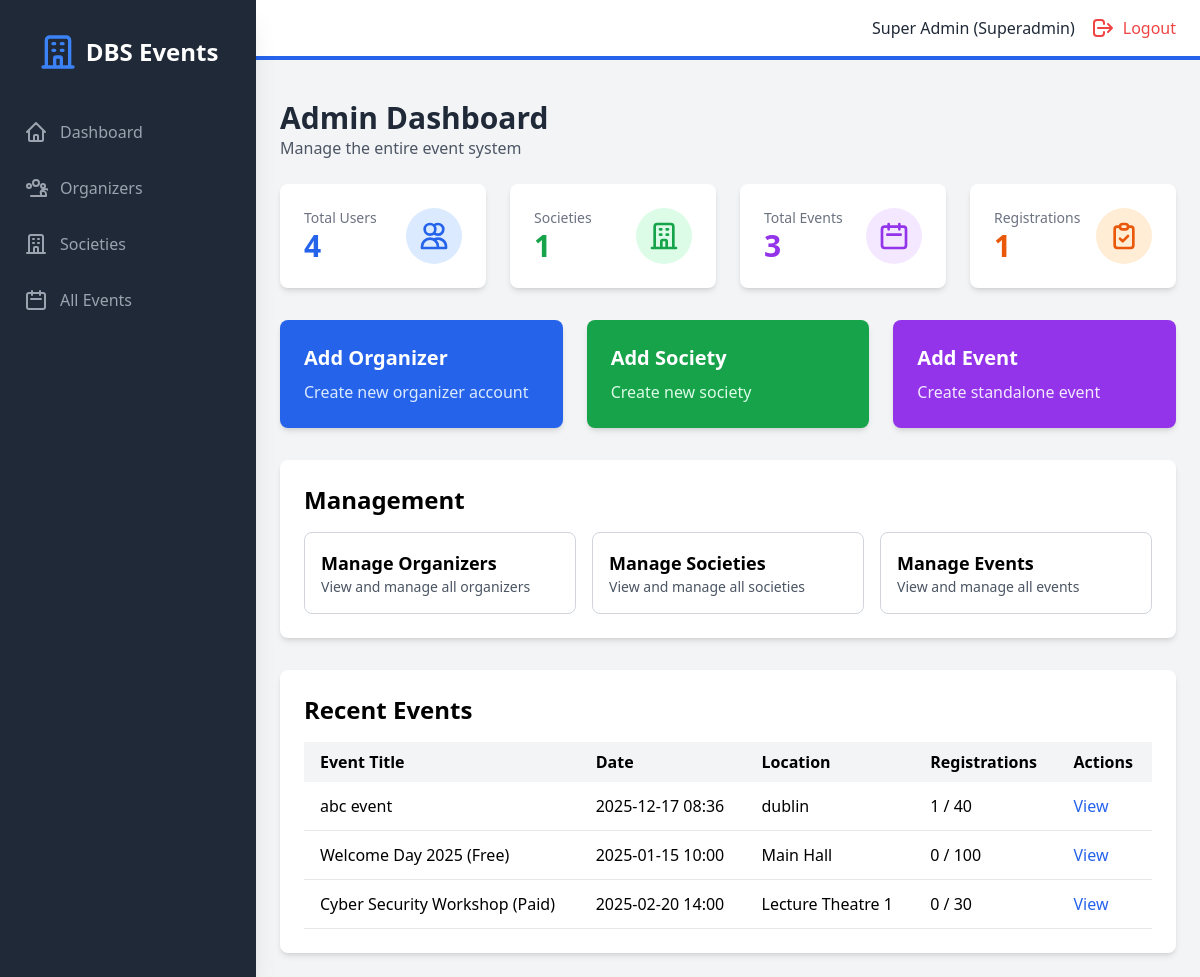
The app's page /admin/dashboard (signed in), older data.
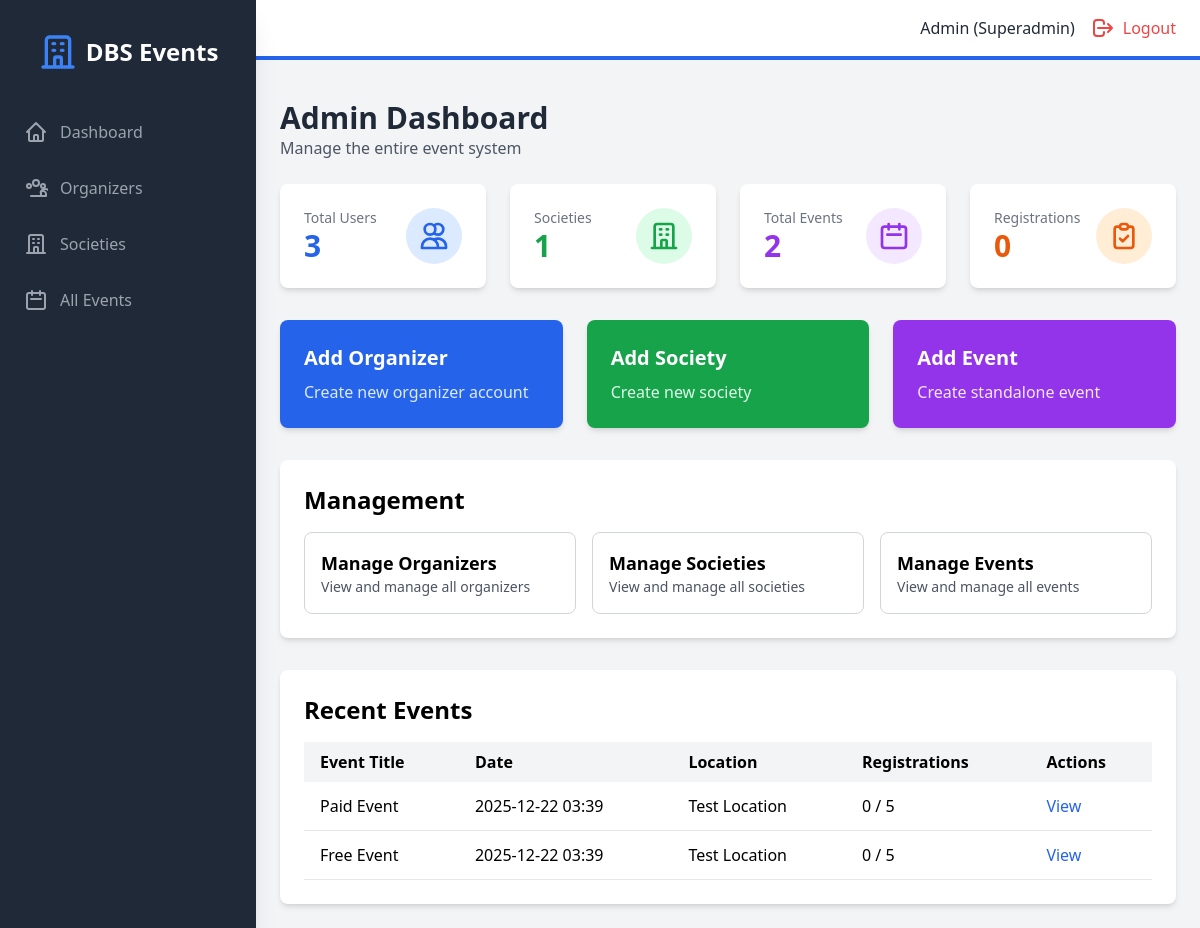
The same page, newer data.
### models.py (models this page shows, shortened)
class User(UserMixin, db.Model):
    id = db.Column(db.Integer, primary_key=True)
    email = db.Column(db.String(120), unique=True, nullable=False)
    password_hash = db.Column(db.String(200), nullable=False)
    name = db.Column(db.String(100), nullable=False)
    role = db.Column(db.String(20), nullable=False)  # superadmin, organizer, student
    created_at = db.Column(db.DateTime, default=datetime.utcnow)
    societies = db.relationship('Society', backref='head', lazy=True)
    events_created = db.relationship('Event', backref='creator', lazy=True)
    registrations = db.relationship('Registration', backref='student', lazy=True)

class Event(db.Model):
    id = db.Column(db.Integer, primary_key=True)
    title = db.Column(db.String(200), nullable=False)
    description = db.Column(db.Text, nullable=True)
    event_date = db.Column(db.DateTime, nullable=False)
    location = db.Column(db.String(200), nullable=False)
    capacity = db.Column(db.Integer, nullable=False)
    is_paid = db.Column(db.Boolean, default=False)
    cost = db.Column(db.Float, default=0.0)
    society_id = db.Column(db.Integer, db.ForeignKey('society.id'), nullable=True)
    created_by = db.Column(db.Integer, db.ForeignKey('user.id'), nullable=False)
    created_at = db.Column(db.DateTime, default=datetime.utcnow)
    registrations = db.relationship('Registration', backref='event', lazy=True, cascade='all, delete-orphan')
    def get_registered_count(self):
        return len(self.registrations)

### backend/routes/admin.py (the view)
@admin_bp.route("/admin/dashboard", endpoint="admin_dashboard")
@admin_required
def admin_dashboard():
    total_users = User.query.count()
    total_societies = Society.query.count()
    total_events = Event.query.count()
    total_registrations = Registration.query.count()
    recent_events = Event.query.order_by(Event.created_at.desc()).limit(5).all()
    return render_template(
        "admin/dashboard.html",
        total_users=total_users,
        total_societies=total_societies,
        total_events=total_events,
        total_registrations=total_registrations,
        recent_events=recent_events,
    )

### backend/main.py (called while the page is built)
@login_manager.user_loader
def load_user(user_id):
    return User.query.get(int(user_id))

### frontend/templates/admin/dashboard.html (shortened to what the changed rows need)
{% extends "base.html" %}
{% block auth_content %}
<div class="mb-6">
    <h1 class="text-3xl font-bold text-gray-800">Admin Dashboard</h1>
    <p class="text-gray-600">Manage the entire event system</p>
</div>
<div class="grid grid-cols-1 md:grid-cols-4 gap-6 mb-8">
    <div class="bg-white rounded-lg shadow-md p-6">
        <div class="flex items-center justify-between">
            <div>
                <p class="text-gray-500 text-sm">Total Users</p>
                <p class="text-3xl font-bold text-blue-600">{{ total_users }}</p>
            </div>
            <div class="bg-blue-100 p-3 rounded-full">
                <svg class="w-8 h-8 text-blue-600" fill="none" stroke="currentColor" viewBox="0 0 24 24">
                    <path stroke-linecap="round" stroke-linejoin="round" stroke-width="2" d="M12 4.354a4 4 0 110 5.292M15 21H3v-1a6 6 0 0112 0v1zm0 0h6v-1a6 6 0 00-9-5.197M13 7a4 4 0 11-8 0 4 4 0 018 0z"></path>
                </svg>
            </div>
        </div>
    </div>
    <div class="bg-white rounded-lg shadow-md p-6">
        <div class="flex items-center justify-between">
            <div>
                <p class="text-gray-500 text-sm">Societies</p>
                <p class="text-3xl font-bold text-green-600">{{ total_societies }}</p>
            </div>
            <div class="bg-green-100 p-3 rounded-full">
                <svg class="w-8 h-8 text-green-600" fill="none" stroke="currentColor" viewBox="0 0 24 24">
                    <path stroke-linecap="round" stroke-linejoin="round" stroke-width="2" d="M19 21V5a2 2 0 00-2-2H7a2 2 0 00-2 2v16m14 0h2m-2 0h-5m-9 0H3m2 0h5M9 7h1m-1 4h1m4-4h1m-1 4h1m-5 10v-5a1 1 0 011-1h2a1 1 0 011 1v5m-4 0h4"></path>
                </svg>
            </div>
        </div>
    </div>
    <div class="bg-white rounded-lg shadow-md p-6">
        <div class="flex items-center justify-between">
            <div>
                <p class="text-gray-500 text-sm">Total Events</p>
                <p class="text-3xl font-bold text-purple-600">{{ total_events }}</p>
            </div>
            <div class="bg-purple-100 p-3 rounded-full">
                <svg class="w-8 h-8 text-purple-600" fill="none" stroke="currentColor" viewBox="0 0 24 24">
                    <path stroke-linecap="round" stroke-linejoin="round" stroke-width="2" d="M8 7V3m8 4V3m-9 8h10M5 21h14a2 2 0 002-2V7a2 2 0 00-2-2H5a2 2 0 00-2 2v12a2 2 0 002 2z"></path>
                </svg>
            </div>
        </div>
    </div>
    <div class="bg-white rounded-lg shadow-md p-6">
        <div class="flex items-center justify-between">
            <div>
                <p class="text-gray-500 text-sm">Registrations</p>
                <p class="text-3xl font-bold text-orange-600">{{ total_registrations }}</p>
            </div>
            <div class="bg-orange-100 p-3 rounded-full">
                <svg class="w-8 h-8 text-orange-600" fill="none" stroke="currentColor" viewBox="0 0 24 24">
                    <path stroke-linecap="round" stroke-linejoin="round" stroke-width="2" d="M9 5H7a2 2 0 00-2 2v12a2 2 0 002 2h10a2 2 0 002-2V7a2 2 0 00-2-2h-2M9 5a2 2 0 002 2h2a2 2 0 002-2M9 5a2 2 0 012-2h2a2 2 0 012 2m-6 9l2 2 4-4"></path>
                </svg>
            </div>
        </div>
    </div>
</div>
<div class="grid grid-cols-1 md:grid-cols-3 gap-6 mb-8">
    <a href="{{ url_for('admin.admin_add_organizer') }}" class="bg-blue-600 text-white rounded-lg shadow-md p-6 hover:bg-blue-700 transition">
        <h3 class="text-xl font-bold mb-2">Add Organizer</h3>
        <p class="text-blue-100">Create new organizer account</p>
    </a>
    <a href="{{ url_for('admin.admin_add_society') }}" class="bg-green-600 text-white rounded-lg shadow-md p-6 hover:bg-green-700 transition">
        <h3 class="text-xl font-bold mb-2">Add Society</h3>
        <p class="text-green-100">Create new society</p>
    </a>
    <a href="{{ url_for('admin.admin_add_event') }}" class="bg-purple-600 text-white rounded-lg shadow-md p-6 hover:bg-purple-700 transition">
        <h3 class="text-xl font-bold mb-2">Add Event</h3>
        <p class="text-purple-100">Create standalone event</p>
    </a>
</div>
<div class="bg-white rounded-lg shadow-md p-6 mb-8">
    <h2 class="text-2xl font-bold mb-4">Management</h2>
    <div class="grid grid-cols-1 md:grid-cols-3 gap-4">
        <a href="{{ url_for('admin.admin_organizers') }}" class="border border-gray-300 rounded-lg p-4 hover:bg-gray-50 transition">
            <h3 class="font-semibold text-lg">Manage Organizers</h3>
            <p class="text-gray-600 text-sm">View and manage all organizers</p>
        </a>
        <a href="{{ url_for('admin.admin_societies') }}" class="border border-gray-300 rounded-lg p-4 hover:bg-gray-50 transition">
            <h3 class="font-semibold text-lg">Manage Societies</h3>
            <p class="text-gray-600 text-sm">View and manage all societies</p>
        </a>
        <a href="{{ url_for('admin.admin_events') }}" class="border border-gray-300 rounded-lg p-4 hover:bg-gray-50 transition">
            <h3 class="font-semibold text-lg">Manage Events</h3>
            <p class="text-gray-600 text-sm">View and manage all events</p>
        </a>
    </div>
</div>
<div class="bg-white rounded-lg shadow-md p-6">
    <h2 class="text-2xl font-bold mb-4">Recent Events</h2>
    <div class="overflow-x-auto">
        <table class="w-full">
            <thead class="bg-gray-100">
                <tr>
                    <th class="px-4 py-2 text-left">Event Title</th>
                    <th class="px-4 py-2 text-left">Date</th>
                    <th class="px-4 py-2 text-left">Location</th>
                    <th class="px-4 py-2 text-left">Registrations</th>
                    <th class="px-4 py-2 text-left">Actions</th>
                </tr>
            </thead>
            <tbody>
                {% for event in recent_events %}
                <tr class="border-b hover:bg-gray-50">
                    <td class="px-4 py-3">{{ event.title }}</td>
                    <td class="px-4 py-3">{{ event.event_date.strftime('%Y-%m-%d %H:%M') }}</td>
                    <td class="px-4 py-3">{{ event.location }}</td>
                    <td class="px-4 py-3">{{ event.get_registered_count() }} / {{ event.capacity }}</td>
                    <td class="px-4 py-3">
                        <a href="{{ url_for('registrations.view_registrations', event_id=event.id) }}" class="text-blue-600 hover:underline">View</a>
                    </td>
                </tr>
                {% endfor %}
            </tbody>
        </table>
    </div>
</div>
{% endblock %}

### frontend/templates/base.html (shortened to what the changed rows need)
<!DOCTYPE html>
<html lang="en">
<head>
    <script src="https://cdn.tailwindcss.com"></script>
    <link rel="stylesheet" href="{{ url_for('static', filename='css/style.css') }}">
</head>
<body class="bg-gray-100">
    {% if current_user.is_authenticated %}
    <div class="flex h-screen bg-gray-100">
        <div id="sidebar" class="sidebar fixed inset-y-0 left-0 z-30 w-64 bg-gray-800 overflow-y-auto transition duration-300 ease-out md:translate-x-0 md:static md:shadow-xl sidebar-closed">
            <div class="flex items-center justify-center mt-8">
                <div class="flex items-center">
                    <svg class="h-10 w-10 text-blue-500" fill="none" stroke="currentColor" viewBox="0 0 24 24">
                        <path stroke-linecap="round" stroke-linejoin="round" stroke-width="2" d="M19 21V5a2 2 0 00-2-2H7a2 2 0 00-2 2v16m14 0h2m-2 0h-5m-9 0H3m2 0h5M9 7h1m-1 4h1m4-4h1m-1 4h1m-5 10v-5a1 1 0 011-1h2a1 1 0 011 1v5m-4 0h4"></path>
                    </svg>
                    <span class="text-white text-2xl font-semibold ml-2">DBS Events</span>
                </div>
            </div>
            <nav class="mt-10">
                {% if current_user.role == 'superadmin' %}
                    <a class="flex items-center mt-4 py-2 px-6 text-gray-400 hover:bg-gray-700 hover:text-white" href="{{ url_for('admin.admin_dashboard') }}">
                        <svg class="h-6 w-6" fill="none" stroke="currentColor" viewBox="0 0 24 24"><path stroke-linecap="round" stroke-linejoin="round" stroke-width="2" d="M3 12l2-2m0 0l7-7 7 7M5 10v10a1 1 0 001 1h3m10-11l2 2m-2-2v10a1 1 0 01-1 1h-3m-6 0a1 1 0 001-1v-4a1 1 0 011-1h2a1 1 0 011 1v4a1 1 0 001 1m-6 0h6"></path></svg>
                        <span class="mx-3">Dashboard</span>
                    </a>
                    <a class="flex items-center mt-4 py-2 px-6 text-gray-400 hover:bg-gray-700 hover:text-white" href="{{ url_for('admin.admin_organizers') }}">
                        <span class="mx-3">Organizers</span>
                    </a>
                    <a class="flex items-center mt-4 py-2 px-6 text-gray-400 hover:bg-gray-700 hover:text-white" href="{{ url_for('admin.admin_societies') }}">
                        <svg class="h-6 w-6" fill="none" stroke="currentColor" viewBox="0 0 24 24"><path stroke-linecap="round" stroke-linejoin="round" stroke-width="2" d="M19 21V5a2 2 0 00-2-2H7a2 2 0 00-2 2v16m14 0h2m-2 0h-5m-9 0H3m2 0h5M9 7h1m-1 4h1m4-4h1m-1 4h1m-5 10v-5a1 1 0 011-1h2a1 1 0 011 1v5m-4 0h4"></path></svg>
                        <span class="mx-3">Societies</span>
                    </a>
                    <a class="flex items-center mt-4 py-2 px-6 text-gray-400 hover:bg-gray-700 hover:text-white" href="{{ url_for('admin.admin_events') }}">
                        <svg class="h-6 w-6" fill="none" stroke="currentColor" viewBox="0 0 24 24"><path stroke-linecap="round" stroke-linejoin="round" stroke-width="2" d="M8 7V3m8 4V3m-9 8h10M5 21h14a2 2 0 002-2V7a2 2 0 00-2-2H5a2 2 0 00-2 2v12a2 2 0 002 2z"></path></svg>
                        <span class="mx-3">All Events</span>
                    </a>
                {% endif %}
            </nav>
        </div>
        <div class="flex-1 flex flex-col overflow-hidden">
            <header class="flex justify-between items-center py-4 px-6 bg-white border-b-4 border-blue-600">
                <div class="flex items-center">
                    <span class="text-gray-800 mr-4">{{ current_user.name }} ({{ current_user.role | capitalize }})</span>
                    <a href="{{ url_for('public.logout') }}" class="flex items-center text-red-500 hover:text-red-700">
                        <svg class="h-6 w-6" fill="none" stroke="currentColor" viewBox="0 0 24 24"><path stroke-linecap="round" stroke-linejoin="round" stroke-width="2" d="M17 16l4-4m0 0l-4-4m4 4H7m6 4v1a3 3 0 01-3 3H6a3 3 0 01-3-3v-10a3 3 0 013-3h4a3 3 0 013 3v1"></path></svg>
                        <span class="ml-2 hidden sm:inline">Logout</span>
                    </a>
                </div>
            </header>
            <div class="px-6 pt-4">
            </div>
            <main class="flex-1 overflow-x-hidden overflow-y-auto bg-gray-100 p-6">
                {% block auth_content %}{% endblock %}
            </main>
        </div>
    </div>
    {% endif %}
</body>
</html>

Row changes from the older to the newer data that the page shows:
removed Event: title "abc event", event_date "2025-12-17 08:36", location "dublin", get_registered_count "1", capacity "40"
removed Event: title "Welcome Day 2025 (Free)", event_date "2025-01-15 10:00", location "Main Hall", get_registered_count "0", capacity "100"
removed Event: title "Cyber Security Workshop (Paid)", event_date "2025-02-20 14:00", location "Lecture Theatre 1", get_registered_count "0", capacity "30"
changed User "Superadmin": name "Super Admin" → "Admin"
added Event: title "Paid Event", event_date "2025-12-22 03:39", location "Test Location", get_registered_count "0", capacity "5"
added Event: title "Free Event", event_date "2025-12-22 03:39", location "Test Location", get_registered_count "0", capacity "5"
Text that changed along with them:
{{ total_users }}: "4" → "3"
{{ total_events }}: "3" → "2"
{{ total_registrations }}: "1" → "0"
